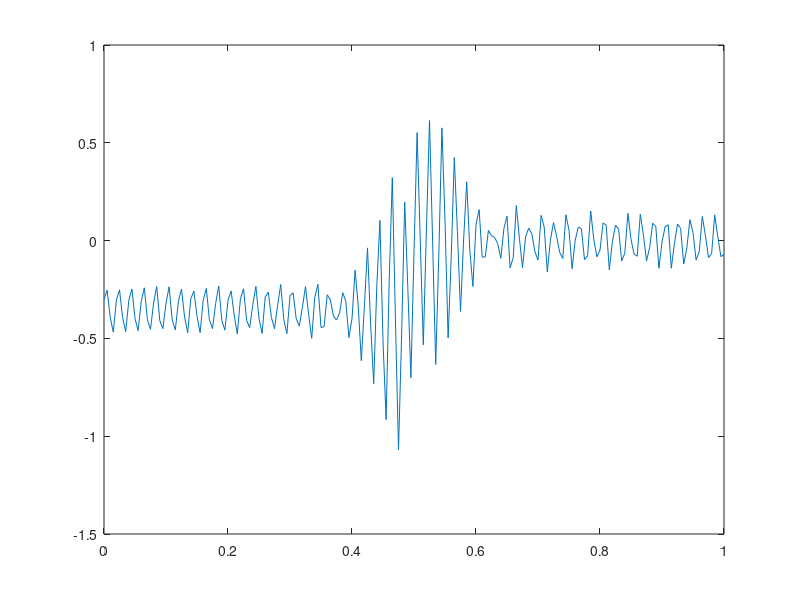

Recreate this plot in MATLAB.
% leap frog for solving wave equation%
clc
clear
%N number of point &n number of time step point%
N=201;
xmin=0;
xmax=1;
h=(xmax)/(2*(N-1));
a=0.2;
tmax=2.5;
T=0.01;
n=(tmax/T)+1;
c=a*T/h;
u=zeros(2*n,2*N+2);
x=zeros(2*N+2,1);
%initial condition%
for i=2:2*N+1
    x(i)=(i-2)*h;
    u(1,i)=sin(100*pi*x(i));
end
for k=2:2*n
    u(k,1)=u(k,2*N);
    u(k,2*N+2)=u(k,3);
    for i=2:2*N+1
        u(k+1,i)=u(k-1,i)-c*(u(k,i+1)-u(k,i-1));
      end
end
ufinal=u(n,[2:2:2*N+1]);
finalenergy=0.5*sqrt(sum(ufinal.^2))
xnew=x(2:2:2*N+1);
plot(xnew,ufinal)